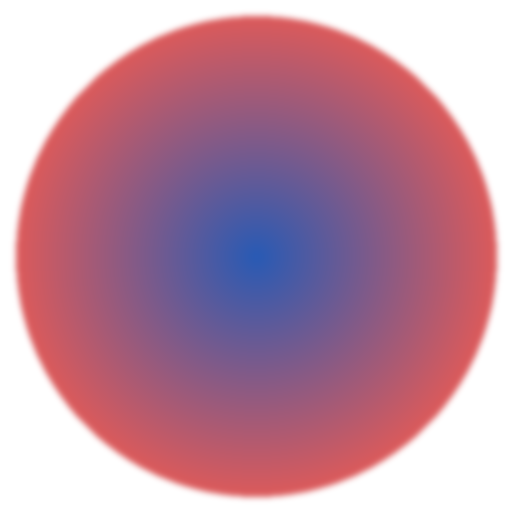
#> input picture synthetic-gradient.png, 512 x 512 px, given in place of out.png, which was not available
$ python trace_score.py out.png   (older library calls are emulated)
#> lines starting #> are read from the running program, lines starting #| are printed output that depends on the picture; after the words box and inside, x2 and y2 are one past the last pixel; in counts of white or black regions, pixels touching at a corner belong together; pictures that were not available may be replaced by others from this repository, and a replacement may not be noted
### raster_measure.py
"""raster_measure.py - the one implementation of the raster diagram metrics.

Both `trace_score.py` (per image, CLI) and `score_arm.py` (per folder) call `measure()`, so a
number quoted in a results file and a number quoted from this module cannot drift apart.

Metrics, all local and deterministic:

  width, height          : pixel dimensions of the file as read
  ink_pct                : share of pixels away from the modal background value (>25 grey levels).
                           Measured on the *analysis* image (see low_contrast_normalised).
  colours_major          : 5-bit colour bins holding >= 0.5 % of the pixels. **This is the gradient
                           detector.** A flat-fill diagram has 2-4; a smooth gradient has many,
                           because every band of the ramp is its own bin.
  colours_bins           : every 5-bit bin touched at all (anti-aliasing included) - a noise read.
  edge_sparse_pct        : share of pixels WITHOUT a sharp local edge (Sobel magnitude < 30),
                           computed on the *original* greyscale image. This is an edge-sparsity
                           measure, not a gradient detector - a smooth ramp is edge-sparse (93.6 %
                           on a synthetic gradient) and a line diagram is slightly more so (97.7 %
                           on a flow diagram), which is exactly why the two numbers cannot be read
                           as "amount of gradient". Use colours_major for that question.
  segments               : straight segments found by probabilistic Hough on the analysis edges
  axis_pct               : share of those segments within 2 degrees of horizontal/vertical
  straight_px_pct        : share of edge pixels lying on a detected segment
  low_contrast_normalised: True when the stroke/background separation was below what the edge
                           detector can act on and the image was stretched before edge detection.
                           A metric rescued this way is *reported*, not silently earned: the reader
                           can discount or reject the row.

Why the contrast rescue exists: a KiCad plot draws F.SilkS in pale yellow `#F2EDA1` on white.
`cv2.Canny(gray, 50, 150)` found **zero** straight segments on that raster while OCR read the text
fine (RESULTS-METHOD-E.md), so the trace metric was reporting the exporter's colour choice as a
geometry failure. With the rescue the same raster yields its real segments and the JSON says so.

Usage:
    import raster_measure
    raster_measure.measure('render/flow-1.png')

Run through cmd.exe: .venv\\Scripts\\python.exe raster_measure.py image.png
"""
import json
import sys
from pathlib import Path

import cv2
import numpy as np

# Edge detection, unchanged from the original trace_score.py so old numbers stay comparable.
CANNY_LO, CANNY_HI = 50, 150
EDGE_SPARSE_MAG = 30          # Sobel magnitude below which a pixel counts as "no sharp edge"
HOUGH = dict(threshold=40, minLineLength=40, maxLineGap=3)
# Stroke/background separation (grey levels) that Canny(50,150) can act on at all.
STROKE_FLOOR = 60.0
# The rescue only applies to stroke-on-background images. A gradient field has no dominant
# background value, and stretching it would manufacture edges that are not in the drawing.
MIN_BG_FRACTION = 0.30


def load_bgr(png_path):
    """Read a PNG, compositing any alpha over white. Returns (bgr uint8, gray uint8)."""
    img = cv2.imread(str(png_path), cv2.IMREAD_UNCHANGED)
    if img is None:
        raise IOError('unreadable image: %s' % png_path)
    if img.ndim == 3 and img.shape[2] == 4:
        alpha = img[:, :, 3:4] / 255.0
        img = (img[:, :, :3] * alpha + 255 * (1 - alpha)).astype(np.uint8)
    if img.ndim == 2:
        gray = img
    else:
        gray = cv2.cvtColor(img[:, :, :3], cv2.COLOR_BGR2GRAY)
    return img, gray


def stroke_contrast(gray):
    """(contrast, background_value, background_fraction).

    contrast is the 99th percentile of |pixel - background| over pixels that differ from the
    background at all: the separation between the page and its strongest ink. It is *not* a local
    gradient, so a smooth ramp does not read as high contrast merely by being smooth - but its
    background fraction is small, which is what keeps the rescue away from gradients.
    """
    counts = np.bincount(gray.ravel(), minlength=256)
    bg = int(counts.argmax())
    bg_fraction = float(counts[bg]) / float(gray.size)
    dev = np.abs(gray.astype(np.int16) - bg).astype(np.float32)
    ink = dev[dev > 2]
    if ink.size < max(16, int(0.0005 * dev.size)):
        return 0.0, bg, bg_fraction
    return float(np.percentile(ink, 99.0)), bg, bg_fraction


# [9 lines left out: function normalise_ink, not called in this run]


def _segments(edges):
    lines = cv2.HoughLinesP(edges, 1, np.pi / 180, **HOUGH)
    if lines is None:
        return np.zeros((0, 4), dtype=np.int32)
    return np.asarray(lines).reshape(-1, 4)


def measure(png_path):
    """All raster metrics for one image, as a plain dict (percentages already x100)."""
    img, gray = load_bgr(png_path)
    h, w = gray.shape

    contrast, bg, bg_fraction = stroke_contrast(gray)
    low_contrast = bool(contrast < STROKE_FLOOR and bg_fraction >= MIN_BG_FRACTION and contrast > 1.0)
    analysis = normalise_ink(gray, bg, contrast) if low_contrast else gray

    edges = cv2.Canny(analysis, CANNY_LO, CANNY_HI)
    segs = _segments(edges)
    axis = 0
    for x1, y1, x2, y2 in segs:
        ang = abs(np.degrees(np.arctan2(y2 - y1, x2 - x1))) % 180
        if ang <= 2 or abs(ang - 90) <= 2 or abs(ang - 180) <= 2:
            axis += 1
    total = int(len(segs))

    # straight coverage: how much of the edge map lies on a detected long segment
    cov = np.zeros_like(edges)
    for x1, y1, x2, y2 in segs:
        cv2.line(cov, (x1, y1), (x2, y2), 255, thickness=3)
    straight_px = float((cv2.bitwise_and(edges, cov) > 0).sum()) / max(1, int((edges > 0).sum()))

    # Edge sparsity is measured on the ORIGINAL image: it answers "how little hard edge is in this
    # picture", so it must not inherit the rescue that the segment count may have needed.
    gx = cv2.Sobel(gray, cv2.CV_32F, 1, 0, ksize=3)
    gy = cv2.Sobel(gray, cv2.CV_32F, 0, 1, ksize=3)
    mag = np.sqrt(gx * gx + gy * gy)
    edge_sparse = float((mag < EDGE_SPARSE_MAG).mean())

    bgr = img if (img.ndim == 3) else cv2.cvtColor(img, cv2.COLOR_GRAY2BGR)
    quant = (bgr[:, :, :3] // 8).astype(np.uint8).reshape(-1, 3)
    keys = quant[:, 0].astype(np.int32) * 1024 + quant[:, 1].astype(np.int32) * 32 + quant[:, 2]
    counts = np.bincount(keys)
    colours = int((counts > 0).sum())                       # any bin touched (anti-aliasing included)
    major = int((counts >= 0.005 * keys.size).sum())        # bins holding >=0.5 % of pixels

    ink = float((np.abs(analysis.astype(int) - int(np.bincount(analysis.ravel(), minlength=256).argmax())) > 25).mean())

    return {
        'width': int(w), 'height': int(h),
        'segments': total,
        'axis_pct': round(100.0 * axis / total, 1) if total else None,
        'axis_segments': axis,
        'straight_px_pct': round(100.0 * straight_px, 1),
        'edge_sparse_pct': round(100.0 * edge_sparse, 1),
        'colours_bins': colours,
        'colours_major': major,
        'ink_pct': round(100.0 * ink, 1),
        'stroke_contrast': round(contrast, 1),
        'bg_luma': int(bg),
        'bg_fraction': round(bg_fraction, 3),
        'low_contrast_normalised': low_contrast,
    }


# [4 lines that do not run on import are left out]

### trace_score.py
"""trace_score.py - score one raster for the vector-traceability job.

The raster metrics themselves live in `raster_measure.py` and are called from there, so a number in
a results file and a number from `raster_measure.measure()` cannot drift apart. This module adds the
tracing economy metrics (vtracer) on top.

Metrics:
  width, height     : pixel dimensions of the file
  paths, nodes      : vtracer SVG path count and total path-command count (economy)
  axis_pct          : share of detected straight segments within 2 degrees of H/V
  segments          : how many straight segments Hough found at all
  straight_px_pct   : share of edge pixels explained by long straight segments
  edge_sparse_pct   : share of pixels WITHOUT a sharp local edge (Sobel magnitude < 30), measured on
                      the original greyscale. This is edge sparsity, NOT a gradient detector: a
                      smooth ramp measures 93.6 % and a line diagram 97.7 % on the repo's own
                      fixtures, so a high value does not mean "mostly flat colour". Use
                      `colours_major` for the gradient question.
  flat_pct          : legacy alias of edge_sparse_pct, same value, kept so older result files and
                      readers still resolve. New code should read edge_sparse_pct.
  colours_major     : 5-bit colour bins holding >= 0.5 % of pixels - **the gradient detector**
                      (a flat-fill diagram: 2-4; a smooth gradient: 20-30+)
  colours_bins      : every 5-bit bin touched at all (anti-aliasing included)
  ink_pct           : share of non-background pixels (a blank image is not a good sign), measured on
                      the analysis image
  low_contrast_normalised : True when the stroke/background separation was too low for edge
                      detection and the image was stretched first. Pale-yellow-on-white plots (the
                      KiCad F.SilkS export) are the case this exists for: without the rescue they
                      found zero segments while OCR read the text fine. A rescued row is marked, so
                      a reader can discount it rather than be told the geometry was measured.

Usage: trace_score.py image.png [--json out.json]
Run through cmd.exe: .venv\\Scripts\\python.exe trace_score.py image.png
"""
import json
import sys
import tempfile
from pathlib import Path

import vtracer

import raster_measure


def trace_stats(svg_path):
    text = Path(svg_path).read_text(encoding='utf-8', errors='replace')
    paths = text.count('<path')
    nodes = text.count('C') + text.count('L') + text.count('M') + text.count('Q')
    return paths, nodes


def score(png_path, measured=None):
    """Trace economy + the raster metrics. `measured` lets a caller pass an existing
    raster_measure.measure() result so a folder pass measures each image exactly once."""
    try:
        m = measured if measured is not None else raster_measure.measure(png_path)
#> in load_bgr, img is the input picture: shape (512, 512, 3); mean B, G, R 161.5, 140.7, 189.4
#> in load_bgr, `gray = cv2.cvtColor(img[:, :, :3], cv2.COLOR_BGR2GRAY)`:
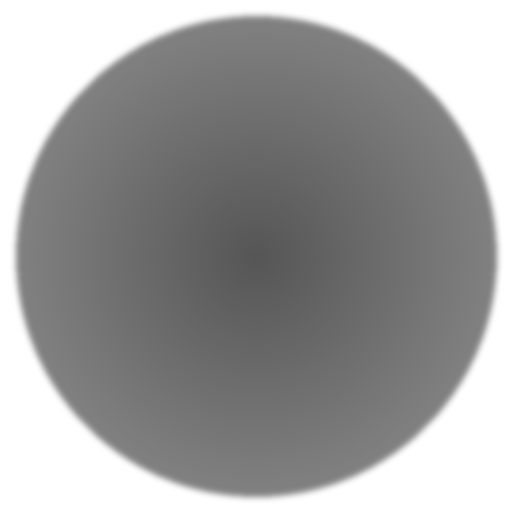
#> gray: shape (512, 512); min 86, max 255, mean 157.6
#> in stroke_contrast, `counts = np.bincount(gray.ravel(), minlength=256)`: counts = 256 values, max 68707 at index 255, min 0 at index 0, mean 1024
#> in stroke_contrast, `bg = int(counts.argmax())`: bg = 255
#> in stroke_contrast, `bg_fraction = float(counts[bg]) / float(gray.size)`: bg_fraction = 0.262
#> in stroke_contrast, `dev = np.abs(gray.astype(np.int16) - bg).astype(np.float32)`:
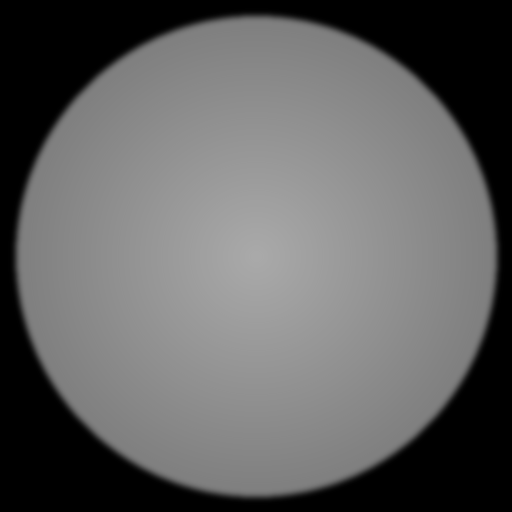
#> dev: shape (512, 512) float32; min 0, max 169, mean 97.4
#> in measure, `contrast, bg, bg_fraction = stroke_contrast(gray)`: contrast = 165; bg = 255; bg_fraction = 0.262
#> in measure, `low_contrast = bool(contrast < STROKE_FLOOR and bg_fraction >= MIN_BG_..`: low_contrast = False
#> in measure, `edges = cv2.Canny(analysis, CANNY_LO, CANNY_HI)`:
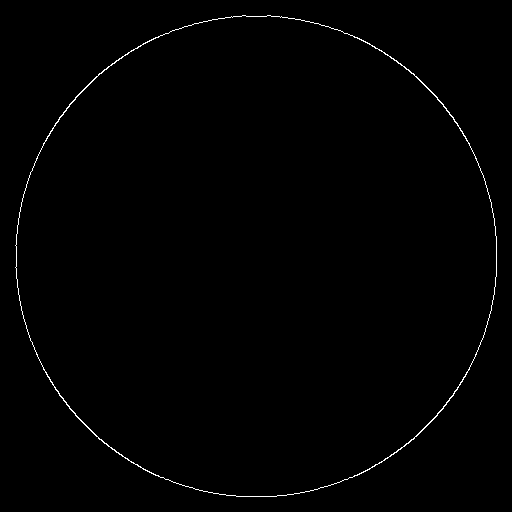
#> edges: shape (512, 512); 0.65% white in thin lines or dots, all inside (x1, y1, x2, y2) = (15, 15, 497, 497)
#> in _segments, `lines = cv2.HoughLinesP(edges, 1, np.pi / 180, **HOUGH)`: lines = [[363, 472, 405, 445], [16, 278, 16, 234], [496, 276, 496, 236], [236, 496, 276, 496]]
#> in measure, `segs = _segments(edges)`: segs has the same summary as lines in _segments
#> the loop in measure, `for x1, y1, x2, y2 in segs:` made 4 passes
#> (x1, y1, x2, y2, ang) on passes 1 to 4: (363, 472, 405, 445, 32.74), (16, 278, 16, 234, 90), (496, 276, 496, 236, 90), (236, 496, 276, 496, 0)
#> after the loop in measure, `for x1, y1, x2, y2 in segs:`: axis = 3
#> in measure, `total = int(len(segs))`: total = 4
#> the loop in measure, `for x1, y1, x2, y2 in segs:` made 4 passes
#> after the loop in measure, `for x1, y1, x2, y2 in segs:`:
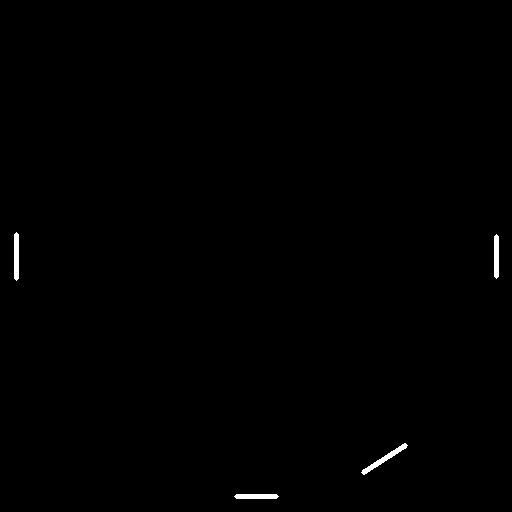
#> cov: shape (512, 512); 0.35% white; 4 white regions, box (x1, y1, x2, y2) and area: (361, 443, 408, 475) 270, (14, 232, 19, 281) 233, (494, 234, 499, 279) 213, (234, 494, 279, 499) 213
#> in measure, `straight_px = float((cv2.bitwise_and(edges, cov) > 0).sum()) / max(1, ..`: straight_px = 0.119
#> in measure, `gx = cv2.Sobel(gray, cv2.CV_32F, 1, 0, ksize=3)`:
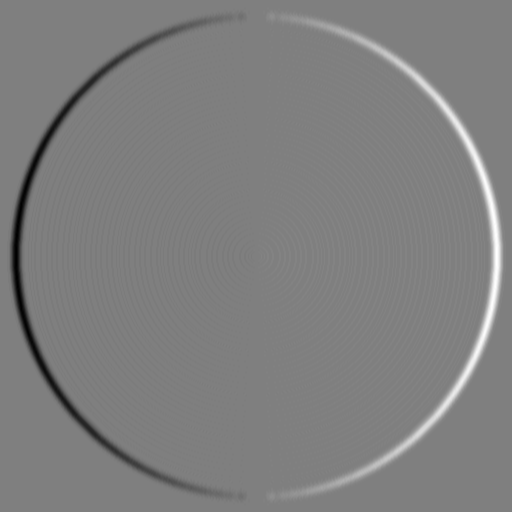
#> gx: shape (512, 512) float32; min -128, max 128, mean 0; drawn with min black and max white
#> in measure, `gy = cv2.Sobel(gray, cv2.CV_32F, 0, 1, ksize=3)`:
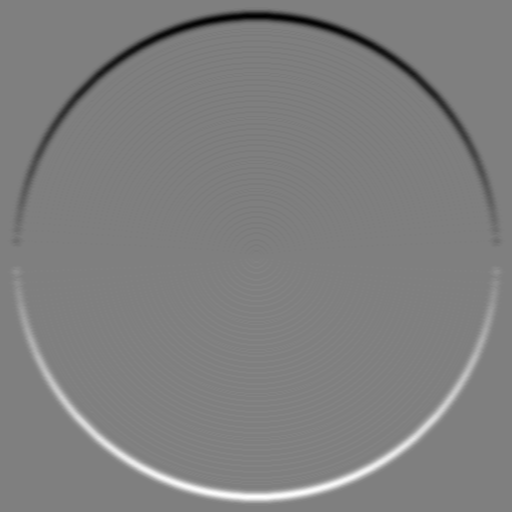
#> gy: shape (512, 512) float32; min -128, max 128, mean 0; drawn with min black and max white
#> in measure, `mag = np.sqrt(gx * gx + gy * gy)`:
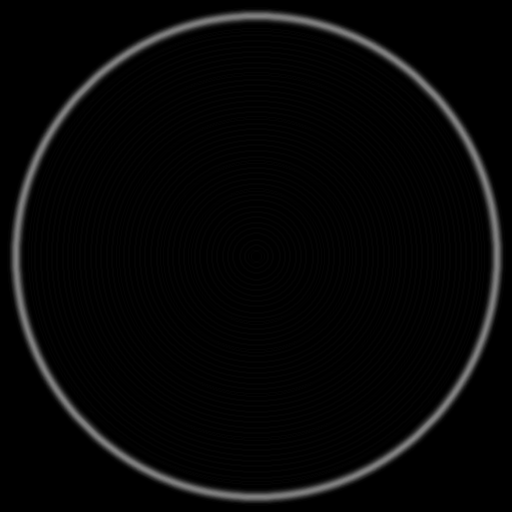
#> mag: shape (512, 512) float32; min 0, max 132.1, mean 6.8
#> in measure, `edge_sparse = float((mag < EDGE_SPARSE_MAG).mean())`: edge_sparse = 0.936
#> in measure, `colours = int((counts > 0).sum())`: colours = 79
#> in measure, `major = int((counts >= 0.005 * keys.size).sum())`: major = 30
#> in measure, `ink = float((np.abs(analysis.astype(int) - int(np.bincount(analysis.ra..`: ink = 0.708
#> m = 14 items
    except IOError:
        return {'error': 'unreadable'}

    tmp = Path(tempfile.gettempdir()) / 'trace_tmp.svg'
    params = dict(colormode='color', hierarchical='stacked', mode='spline', filter_speckle=4,
                  color_precision=6, layer_difference=16, corner_threshold=60, length_threshold=4.0,
                  max_iterations=10, splice_threshold=45, path_precision=8)
    try:
        vtracer.convert_image_to_svg_py(str(png_path), str(tmp), **params)
#> (this line was passed over: vtracer is not available in this run)
    except TypeError:
        vtracer.convert_image_to_svg_py(str(png_path), str(tmp))
    paths, nodes = trace_stats(tmp)
    svg_bytes = tmp.stat().st_size

    return {
        'file': Path(png_path).name,
        'width': m['width'], 'height': m['height'],
        'paths': paths, 'nodes': nodes, 'svg_kb': round(svg_bytes / 1024, 1),
        'nodes_per_path': round(nodes / paths, 2) if paths else None,
        'axis_pct': m['axis_pct'],
        'segments': m['segments'],
        'straight_px_pct': m['straight_px_pct'],
        'edge_sparse_pct': m['edge_sparse_pct'],
        'flat_pct': m['edge_sparse_pct'],          # legacy alias, see module docstring
        'colours_bins': m['colours_bins'],
        'colours_major': m['colours_major'],
        'ink_pct': m['ink_pct'],
        'stroke_contrast': m['stroke_contrast'],
        'low_contrast_normalised': m['low_contrast_normalised'],
        'trace_params': params,
    }


if __name__ == '__main__':
    if len(sys.argv) < 2:
        raise SystemExit('usage: trace_score.py image.png [--json out.json]')
#> (the run stopped early here; a loop or call above may not have finished)
